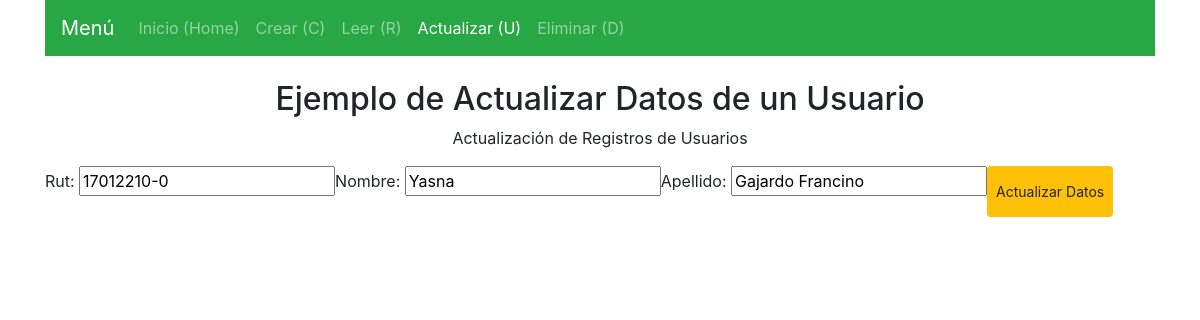
The page /actualizarDatosUsuario/1/ on the database its author committed.
### home/models.py (models this page shows)
class Usuario(models.Model):
    rut = models.CharField(max_length=10, unique=True, null=False)
    nombre = models.CharField(max_length=50)
    apellido = models.CharField(max_length=50)

### home/views.py (the view)
# urls.py: path('actualizarDatosUsuario/<int:pk>/', views.actualizarDatosUsuario, name='actualizarDatosUsuario'),
def actualizarDatosUsuario(request, pk):
    url = 'actualizar'
    usuario = get_object_or_404(Usuario, pk=pk)
    if request.method == 'POST':
        form = UsuarioForm(request.POST, instance=usuario)
        if form.is_valid():
            form.save()
            return redirect('leer')
    else:
        form = UsuarioForm(instance=usuario)
    return render(request, 'home/crear.html', {"url": url, "form": form})

### home/forms.py
class UsuarioForm(forms.ModelForm):
    class Meta:
        model = Usuario
        fields = ('rut', 'nombre', 'apellido')

### home/templates/home/crear.html (shortened to what this page needs)
{% extends '../home/layout.html' %}
{% block content %}
<div class="container mt-4 mb-4">
    {% if url == "crear" %}
    <h2 class="text-center">Ejemplo de Creación de un Usuario</h2>
    <p class="text-center">Formulario de Registro</p>
    {% elif url == "actualizar" %}
    <h2 class="text-center">Ejemplo de Actualizar Datos de un Usuario</h2>
    <p class="text-center">Actualización de Registros de Usuarios</p>
    {% endif %}
    <form class="row g-3" method="post" id="formularioCrear" name="formularioCrear">
        {{ form.as_p }}
        {% if url == "crear" %}
        <button class="btn btn-success btn-sm" type="submit" name="button">Enviar Datos</button>
        <button class="btn btn-danger btn-sm" type="reset" name="button">Borrar Datos</button>
        {% else %}
        <button class="btn btn-warning btn-sm" type="submit" name="button">Actualizar Datos</button>
        {% endif %}
    </form>
</div>
{% endblock %}

### rows shown on the page
Usuario: rut "17012210-0", nombre "Yasna", apellido "Gajardo Francino"
